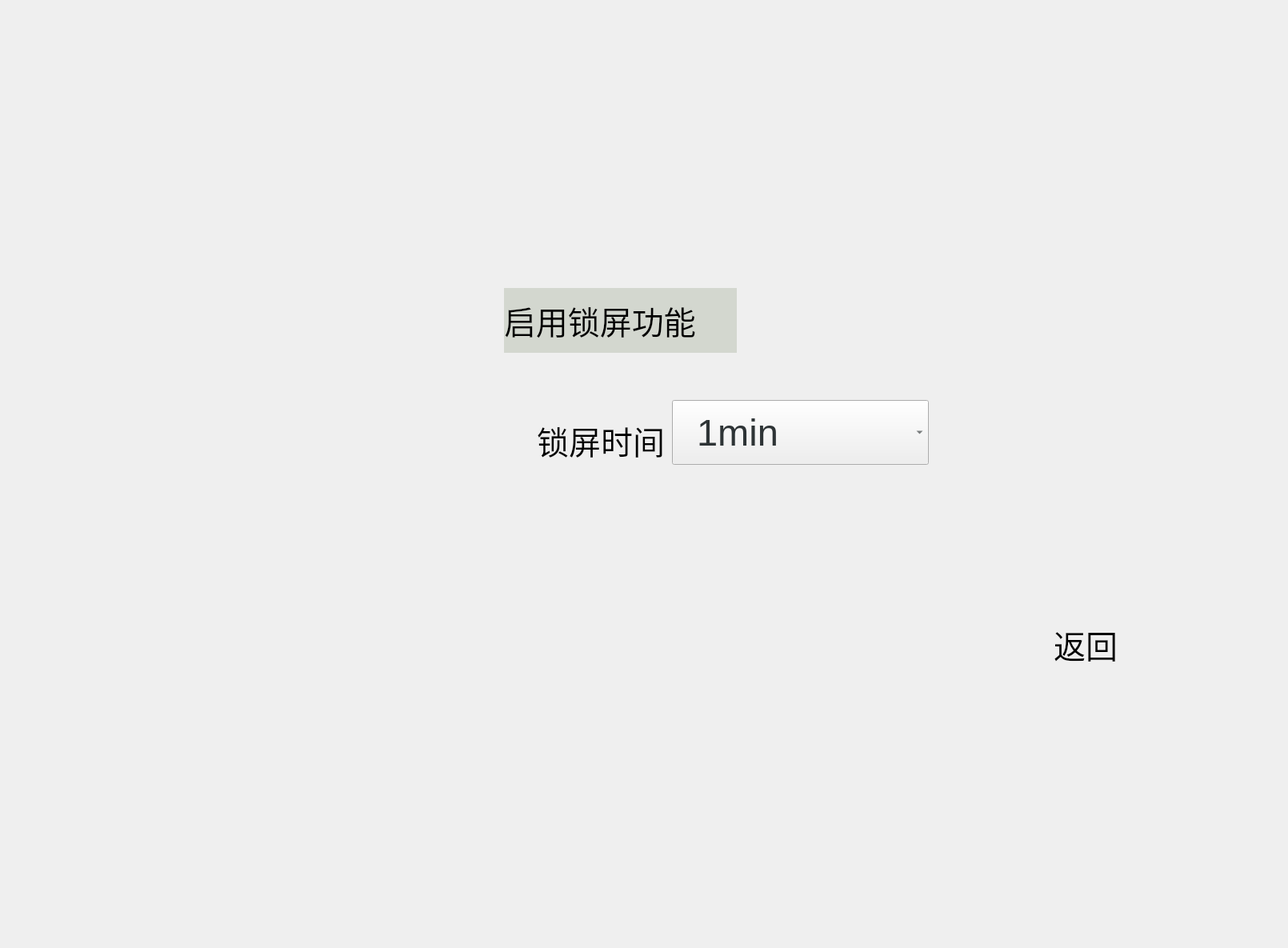
<?xml version="1.0" encoding="UTF-8"?>
<ui version="4.0">
 <class>LockScreenSet</class>
 <widget class="QDialog" name="LockScreenSet">
  <property name="geometry">
   <rect>
    <x>0</x>
    <y>0</y>
    <width>1610</width>
    <height>1185</height>
   </rect>
  </property>
  <property name="windowTitle">
   <string>Dialog</string>
  </property>
  <widget class="QComboBox" name="comboBox_time">
   <property name="geometry">
    <rect>
     <x>840</x>
     <y>500</y>
     <width>321</width>
     <height>81</height>
    </rect>
   </property>
   <property name="font">
    <font>
     <pointsize>35</pointsize>
    </font>
   </property>
   <property name="focusPolicy">
    <enum>Qt::NoFocus</enum>
   </property>
   <property name="toolTip">
    <string>&lt;html&gt;&lt;head/&gt;&lt;body&gt;&lt;p align=&quot;center&quot;&gt;&lt;br/&gt;&lt;/p&gt;&lt;/body&gt;&lt;/html&gt;</string>
   </property>
   <property name="styleSheet">
    <string notr="true">background-color: rgb(239, 239, 239);
color: rgb(46, 52, 54);
selection-color: rgb(10, 10,10);
selection-background-color: rgb(136, 138, 133);</string>
   </property>
   <item>
    <property name="text">
     <string>  1min</string>
    </property>
   </item>
   <item>
    <property name="text">
     <string>  3min</string>
    </property>
   </item>
   <item>
    <property name="text">
     <string>  5min</string>
    </property>
   </item>
   <item>
    <property name="text">
     <string>  10min</string>
    </property>
   </item>
   <item>
    <property name="text">
     <string>  15min</string>
    </property>
   </item>
   <item>
    <property name="text">
     <string>  30min</string>
    </property>
   </item>
  </widget>
  <widget class="QLabel" name="label_time">
   <property name="geometry">
    <rect>
     <x>630</x>
     <y>520</y>
     <width>201</width>
     <height>61</height>
    </rect>
   </property>
   <property name="font">
    <font>
     <pointsize>30</pointsize>
    </font>
   </property>
   <property name="styleSheet">
    <string notr="true"/>
   </property>
   <property name="text">
    <string>锁屏时间</string>
   </property>
   <property name="alignment">
    <set>Qt::AlignRight|Qt::AlignTrailing|Qt::AlignVCenter</set>
   </property>
  </widget>
  <widget class="QPushButton" name="pushButton_return">
   <property name="geometry">
    <rect>
     <x>1190</x>
     <y>750</y>
     <width>301</width>
     <height>111</height>
    </rect>
   </property>
   <property name="font">
    <font>
     <pointsize>30</pointsize>
    </font>
   </property>
   <property name="styleSheet">
    <string notr="true">background-image: url(:/images/back.png);</string>
   </property>
   <property name="text">
    <string>   返回</string>
   </property>
   <property name="flat">
    <bool>true</bool>
   </property>
  </widget>
  <widget class="QLabel" name="label_switch">
   <property name="geometry">
    <rect>
     <x>630</x>
     <y>360</y>
     <width>291</width>
     <height>81</height>
    </rect>
   </property>
   <property name="font">
    <font>
     <pointsize>30</pointsize>
    </font>
   </property>
   <property name="styleSheet">
    <string notr="true">background-color: rgb(211, 215, 207);</string>
   </property>
   <property name="text">
    <string>启用锁屏功能</string>
   </property>
  </widget>
  <widget class="QPushButton" name="pushButton_switch">
   <property name="geometry">
    <rect>
     <x>950</x>
     <y>370</y>
     <width>91</width>
     <height>61</height>
    </rect>
   </property>
   <property name="styleSheet">
    <string notr="true"/>
   </property>
   <property name="text">
    <string/>
   </property>
   <property name="flat">
    <bool>true</bool>
   </property>
  </widget>
  <widget class="QLabel" name="label_background">
   <property name="geometry">
    <rect>
     <x>600</x>
     <y>350</y>
     <width>581</width>
     <height>331</height>
    </rect>
   </property>
   <property name="styleSheet">
    <string notr="true">background-image: url(:/images/lockscreenbg.png);</string>
   </property>
   <property name="text">
    <string/>
   </property>
  </widget>
  <zorder>label_background</zorder>
  <zorder>comboBox_time</zorder>
  <zorder>label_time</zorder>
  <zorder>pushButton_return</zorder>
  <zorder>label_switch</zorder>
  <zorder>pushButton_switch</zorder>
 </widget>
 <resources/>
 <connections/>
</ui>
